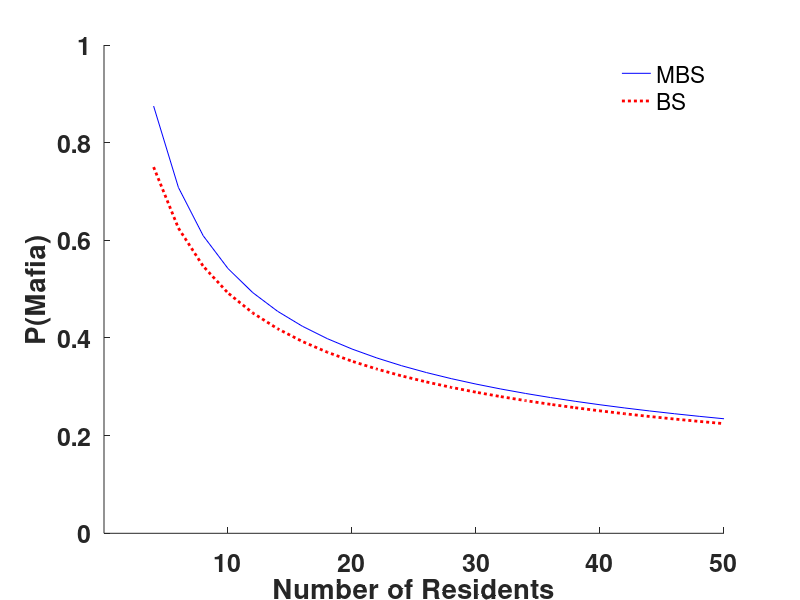

The MATLAB script that drew this image:
%  CreateFigure2
%  -------------
%
%  Purpose - Code to demonstrate determininistic model of Mafia winning
%  -------   with Braverman Strategy, and Modified Braverman Stratergy.
%
%  Date - 03/11/2025
%  ----
%
%  Author - M J Challis
%  ------
%
%  Key Variables
%  -------------
%  nr        - number of Residents
%  nm        - number of Mafia
%  nc        - number of Citizens (nc = nr - nm)
%  Pbs       - probability of win with Braverman et al. (2009) strategy
%  Pmbs      - probability of win with modified Braverman strategy
%
%  output
%  ------
%  On termintation a plot is displayed. 
%
%  Notes
%  -----
%  1)  This analysis computes the performance of Braverman et al. (2009)
%      strategy for playing the game Mafia, and also computes the superior
%      Modified Braverman Strategy.
%
%  2)  The work of Braverman et al. (2009) is described in,
%                  Braverman, M., Etesami, O., & Mossel, E. (2008)
%                  Mafia: A theoretical study of players and coalitions in
%                  a partial information environment.
%                  Annals of Applied Probability, 18, 825–846.
%
%  3)  The Modified Braverman Stratgey in described in the pre-print,
%                  Challis, M.J. (2025)
%                  Revised theory and modeling of the the Optimal
%                  strategies in the game Mafia.
%


%%%%%%%%%%%%%
%           %
%  tidy-up  %
%           %
%%%%%%%%%%%%%
clear all
clc
clf


%%%%%%%%%%%%%%%%%%
%                %
%  introduction  %
%                %
%%%%%%%%%%%%%%%%%%
disp('CreateFigure2')
disp('-------------')


%%%%%%%%%%%%%%%%%%%%%%%%
%                      %
%  initial conditions  %
%                      %
%%%%%%%%%%%%%%%%%%%%%%%%
nr = (2:1:48)';                  %  set of number of Residents (2 to 48)
nm = ones(size( nr) );           %  set of number of Mafia (fixed at 1)
nc = nr - nm;                    %  set of number of Citizens (1 to 47)
n = length( nr );                %  amount of data


%%%%%%%%%%%%%%%%%%%%%%%%%%%%%%%%%%%%%%%%%
%                                       %
%  set of probabilities, Mafia          %
%  (needed for subsequent calculations  %
%                                       %
%%%%%%%%%%%%%%%%%%%%%%%%%%%%%%%%%%%%%%%%%
Pm(1) = nc(1) / nr(1);                  %  Mafia probability
Pm(2) = nc(2) / nr(2);
%
for i=3:n
    Pm(i) = ( nc(i) / nr(i) ) * Pm(i-2);
end


%%%%%%%%%%%%%%%%%%%%%%
%                    %
%  final conditions  %
%                    %
%%%%%%%%%%%%%%%%%%%%%%
clear nr nm nc n
nr = (4:1:50)';                  %  set of number of Residents (4 to 50)
nm = 2 * ones(size( nr) );       %  set of number of Mafia (fixed at 2)
nc = nr - nm;                    %  set of number of Citizens (2 to 48)
n = length( nr );                %  amount of data


%%%%%%%%%%%%%%%%%%%%%%%%%%%%%%%%%%%%%%%%%%%%%%%%%%%%%%%%%%
%                                                        %
%  set of probabilities for modified Braverman strategy  %
%                                                        %
%%%%%%%%%%%%%%%%%%%%%%%%%%%%%%%%%%%%%%%%%%%%%%%%%%%%%%%%%%
Pmbs(1) = ( nm(1) / nr(1) )...                           %  Mafia probability
        + ( nc(1) / nr(1) )...
        * ( (1/2) + (1/2) * Pm(1) );
%
Pmbs(2) = (   nc(2) / nr(2) )...
        + ( ( nm(2) / nr(2) )...
        *  Pm(2) );
%
for i=3:n
    Pmbs(i) = ( ( nc(i) / nr(i) ) * Pmbs(i-2) )...
            + ( ( nm(i) / nr(i) ) * Pm(i)   );
end


%%%%%%%%%%%%%%%%%%%%%%%%%%%%%%%%%%%%%%%%%%%%%%%%%%%%%%
%                                                    %
%  set of probabilities for Braverman Strategy (bs)  %
%                                                    %
%%%%%%%%%%%%%%%%%%%%%%%%%%%%%%%%%%%%%%%%%%%%%%%%%%%%%%
Pbs(1) = ( 1 / 2 ) + ( 1 / 2 ) * ( 1 - Pm(1) );      %  Mafia Probability
%
Pbs(2) =   ( nc(2) / nr(2) )...
       + ( ( nm(2) / nr(2) )...
       * Pm(2) );
%
for i=3:n
    Pbs(i) = ( nc(i) / nr(i) ) * ( 1 - Pbs(i-2) )...
           + ( nm(i) / nr(i) ) * ( 1 - Pm(i) );
    Pbs(i) = 1 - Pbs(i);
end


%%%%%%%%%%%%%%%%%%%%%
%                   %
%  produce a graph  %
%                   %
%%%%%%%%%%%%%%%%%%%%%
figure(1)
%
plot( nr(1:2:end), Pmbs(1:2:end), 'b', nr(1:2:end), Pbs(1:2:end), 'r:', 'LineWidth', 2)
box off
xlabel('Number of Residents','FontSize', 20,'FontWeight', 'Bold')
ylabel('P(Mafia)','FontSize', 18, 'FontWeight', 'Bold')
legend('MBS', 'BS')
legend('boxoff')                                                     %  removes box from legend
set( gca,'FontSize', 18, 'FontWeight', 'Bold')
xticks([ 10   20   30    40    50])
yticks([ 0 0.2 0.4 0.6, 0.8, 1])
axis([ 0 50 0 1])


%%%%%%%%%%%%%%%%%%%%%%%%%%%%%%
%                            %
%  make noise when finished  %
%                            %
%%%%%%%%%%%%%%%%%%%%%%%%%%%%%%
beep


%
%%
%%%The End%%%
%%
%
